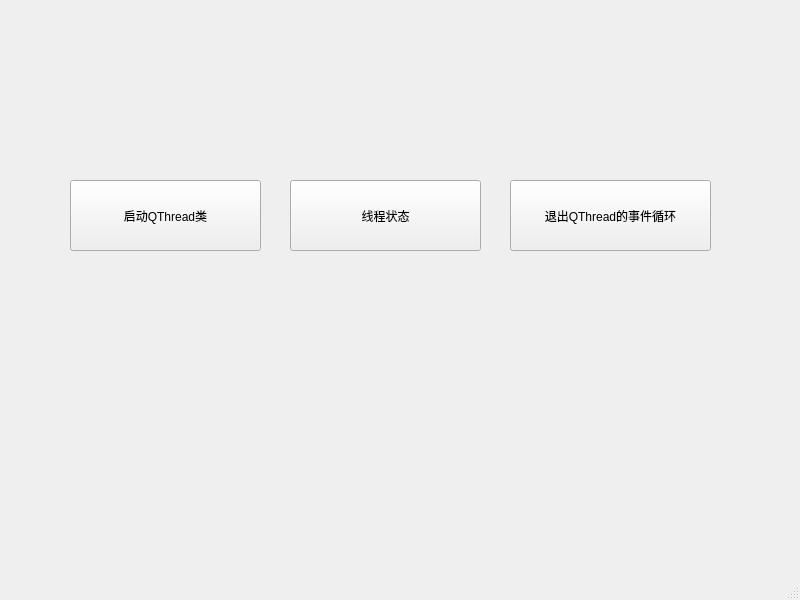
<?xml version="1.0" encoding="UTF-8"?>
<ui version="4.0">
 <class>MainWindow</class>
 <widget class="QMainWindow" name="MainWindow">
  <property name="geometry">
   <rect>
    <x>0</x>
    <y>0</y>
    <width>800</width>
    <height>600</height>
   </rect>
  </property>
  <property name="windowTitle">
   <string>MainWindow</string>
  </property>
  <widget class="QWidget" name="centralwidget">
   <widget class="QPushButton" name="startButton">
    <property name="geometry">
     <rect>
      <x>70</x>
      <y>180</y>
      <width>191</width>
      <height>71</height>
     </rect>
    </property>
    <property name="text">
     <string>启动QThread类</string>
    </property>
   </widget>
   <widget class="QPushButton" name="statusButton">
    <property name="geometry">
     <rect>
      <x>290</x>
      <y>180</y>
      <width>191</width>
      <height>71</height>
     </rect>
    </property>
    <property name="text">
     <string>线程状态</string>
    </property>
   </widget>
   <widget class="QPushButton" name="exitButton">
    <property name="geometry">
     <rect>
      <x>510</x>
      <y>180</y>
      <width>201</width>
      <height>71</height>
     </rect>
    </property>
    <property name="text">
     <string>退出QThread的事件循环</string>
    </property>
   </widget>
  </widget>
  <widget class="QMenuBar" name="menubar">
   <property name="geometry">
    <rect>
     <x>0</x>
     <y>0</y>
     <width>800</width>
     <height>26</height>
    </rect>
   </property>
  </widget>
  <widget class="QStatusBar" name="statusbar"/>
 </widget>
 <resources/>
 <connections/>
</ui>
